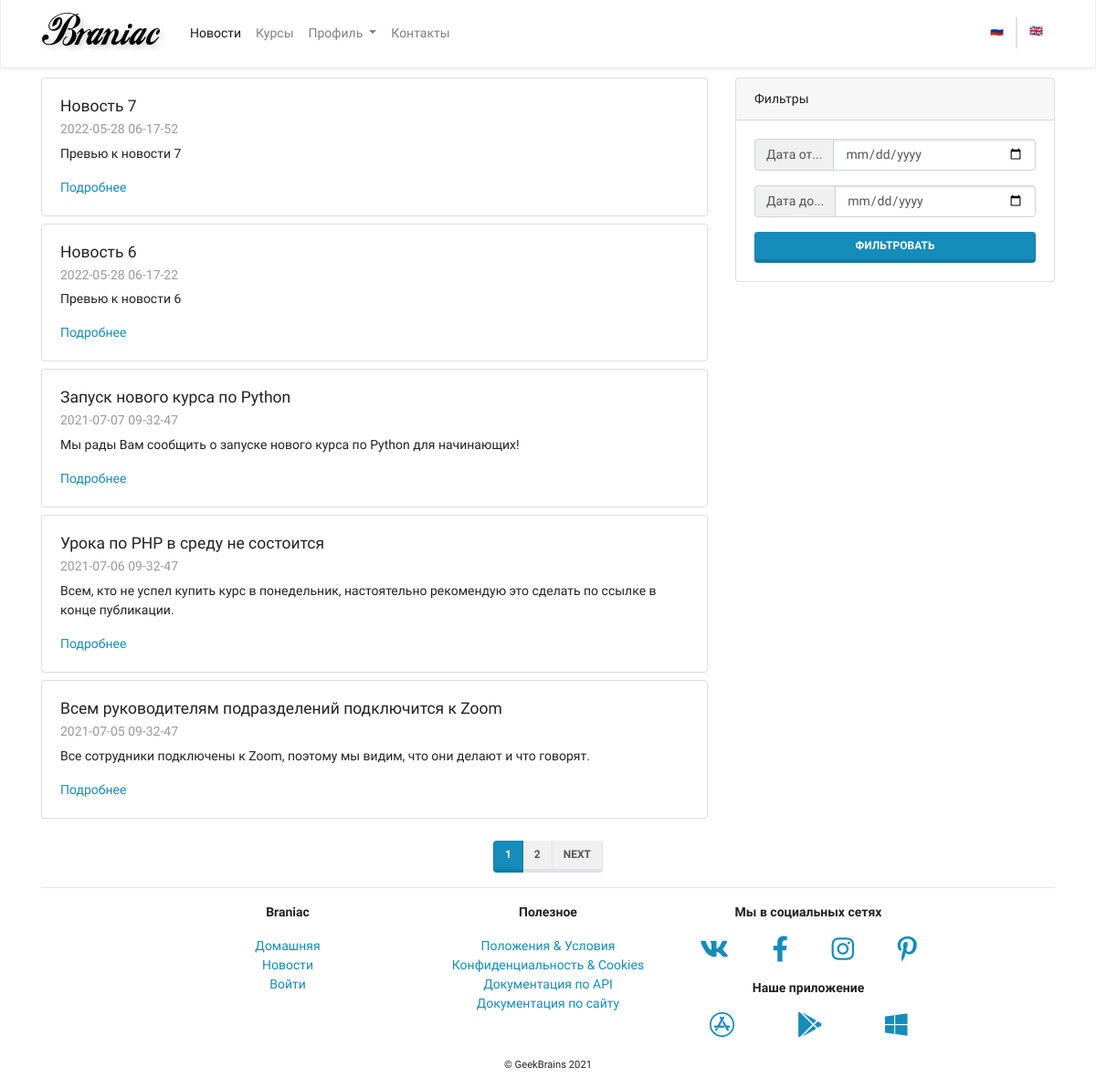
Page /home/news/ on the earlier database version.
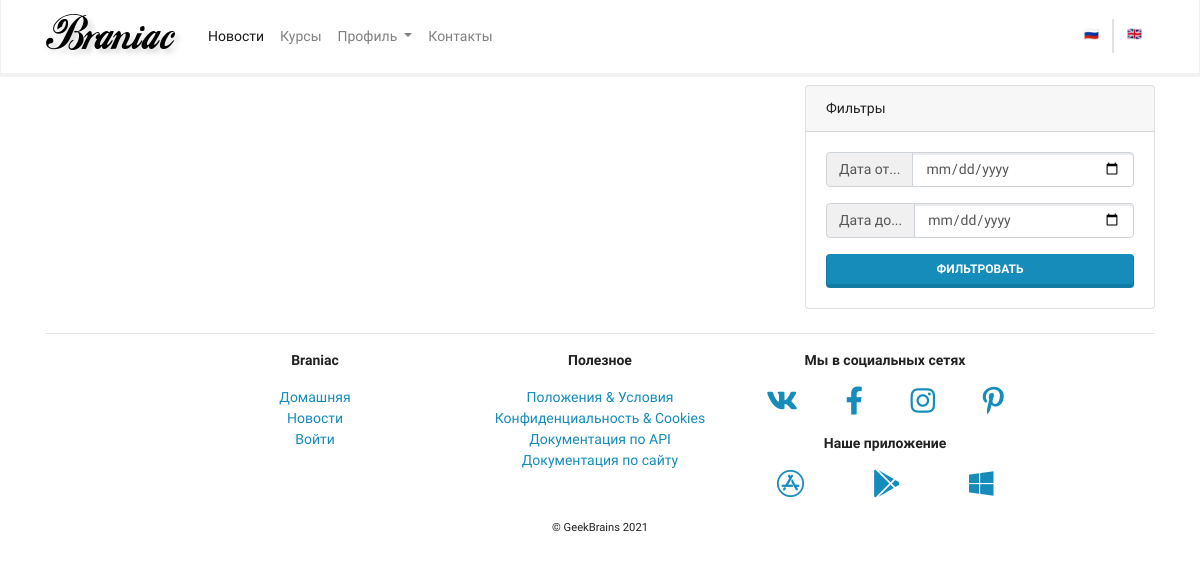
Same page on the later database version.
### mainapp/models.py (models this page shows, shortened)
class BaseModel(models.Model):
    created = models.DateTimeField(auto_now_add=True, verbose_name='Создано')
    updated = models.DateTimeField(auto_now_add=True, verbose_name='Обновлено')
    deleted = models.BooleanField(default=False, verbose_name='Удалено')
    class Meta:
        abstract = True

class News(BaseModel):
    title = models.CharField(max_length=255, verbose_name='Заголовок')
    preambule = models.CharField(max_length=2255, verbose_name='Превью')
    body = models.TextField(verbose_name='Новость')
    body_as_markdown = models.BooleanField(default=False, verbose_name='Маркдаун')
    class Meta:
        ordering = ['-created', 'title']
        verbose_name = 'Новость'
        verbose_name_plural = 'Новости'

### mainapp/views.py (the view)
# urls.py: path('news/', views.NewsView.as_view(), name='news'),
class NewsView(ListView):
    model = News
    paginate_by = 5
    def get_queryset(self):
        dateFrom = self.request.GET.get('dateFrom')
        dateTo = self.request.GET.get('dateTo')
        if dateFrom and dateTo:
            return super().get_queryset().filter(deleted=False).filter(created__range=(dateFrom, dateTo))
        elif dateFrom and dateTo is None:
            return super().get_queryset().filter(deleted=False).filter(created__startswith=dateFrom)
        else:
            return super().get_queryset().filter(deleted=False)

### mainapp/templates/mainapp/news_list.html (shortened to what this page needs)
{% extends 'mainapp/base.html' %}
{% load static crispy_forms_tags cache %}
{% block content %}
    <div class="row">
        <div class="col-lg-8">
            {% for item in object_list %}
                <div class="card my-2">
                    <div class="card-body">
                        <h5 class="card-title">{{ item.title }}</h5>
                        <h6 class="card-subtitle mb-2 text-muted"> {{ item.created|date:"Y-m-d h-i-s" }} </h6>
                        <p class="card-text">{{ item.preambule }}</p>
                        <div class="row">
                            <div class="col">
                                <a href="{% url 'mainapp:news_detail' pk=item.pk %}" class="card-link">Подробнее</a>
                            </div>
                        </div>
                    </div>
                </div>
            {% endfor %}
        </div>
        <div class="col-lg-4">
            <div class="card my-2 sticky-top">
                <div class="card-header">
                    Фильтры
                </div>
                <div class="card-body">
                    <form method="get" action="">
                        <div class="input-group mb-3">
                            <div class="input-group-prepend">
                                <span class="input-group-text" id="basic-addon1">Дата от...</span>
                            </div>
                            <input type="date" class="form-control" name="dateFrom">
                        </div>
                        <div class="input-group mb-3">
                            <div class="input-group-prepend">
                                <span class="input-group-text" id="basic-addon1">Дата до...</span>
                            </div>
                            <input type="date" class="form-control" name="dateTo">
                        </div>
                        <button type="submit" class="btn btn-primary btn-block">Фильтровать</button>
                    </form>
                </div>
            </div>
        </div>
    </div>
{% endblock content %}

### mainapp/templates/mainapp/base.html (shortened to what this page needs)
{% load static %}
<!doctype html>
<html lang="ru">
<head>
    <link rel="stylesheet" href="{% static '/css/bootstrap.min.css' %}">
    <link rel="stylesheet" href="{% static '/css/Chart.min.css' %}">
    <link rel="stylesheet" href="{% static '/css/fontawesome.all.min.css' %}">
</head>
<body>
{% include 'authapp/includes/messages.html' %}
<nav class="navbar navbar-expand-lg navbar-light bg-light">
    <div class="container">
        <a class="navbar-brand" href="{% url 'mainapp:home' %}">
            <img src="{% static '/img/logo.png' %}" alt="">
        </a>
        {% include 'mainapp/includes/inc_main_menu.html' %}
    </div>
</nav>
<div class="container-md">
    {% block content %}
    {% endblock %}
</div>
{% if page_obj %}
    <div class="row justify-content-center align-items-center mt-3 mb-n3">
        <nav aria-label="Page navigation example">
            <ul class="pagination">
                {% for item in page_obj.paginator.page_range %}
                    <li class="page-item {% if item == page_obj.number %} active {% endif %}">
                        <a class="page-link" href="?page={{ item }}&{{ dateFrom }}&{{ dateTo }}">{{ item }}</a>
                    </li>
                {% endfor %}
                {% if page_obj.has_next %}
                    <li class="page-item">
                        <a class="page-link" href="?page={{ page_obj.next_page_number }}&{{ dateFrom }}&{{ dateTo }}">Next</a>
                    </li>
                {% endif %}
            </ul>
        </nav>
    </div>
{% endif %}
<div class="container-lg mt-auto">
    <hr>
    <div class="row justify-content-center">
        <div class="col-sm-6 col-md-3 text-center">
            <p>
                <strong>Braniac</strong>
            </p>
            <p>
            <ul class="list-unstyled">
                <li><a href="{% url 'mainapp:home' %}">Домашняя</a></li>
                <li><a href="{% url 'mainapp:news' %}">Новости</a></li>
                {% if user.is_authenticated %}
                    <li><a href="{% url 'authapp:logout' %}">Выйти</a></li>
                {% else %}
                    <li><a href="{% url 'authapp:login' %}">Войти</a></li>
                {% endif %}
            </ul>
            </p>
        </div>
        <div class="col-sm-6 col-md-3 text-center">
            <p>
                <strong>Полезное</strong>
            </p>
            <p>
            <ul class="list-unstyled">
                <li><a href="#">Положения &amp; Условия</a></li>
                <li><a href="#">Конфиденциальность &amp; Cookies</a></li>
                <li><a href="#">Документация по API</a></li>
                <li><a href="{% url 'mainapp:docsite' %}">Документация по сайту</a></li>
            </ul>
            </p>
        </div>
        <div class="col-sm-6 col-md-3 text-center">
            <p>
                <strong>Мы в социальных сетях</strong>
            </p>
            <p>
            <div class="row justify-content-around">
                <div><a href="#"><i class="fab fa-vk fa-2x"></i></a></div>
                <div><a href="#"><i class="fab fa-facebook-f fa-2x"></i></a></div>
                <div><a href="#"><i class="fab fa-instagram fa-2x"></i></a></div>
                <div><a href="#"><i class="fab fa-pinterest-p fa-2x"></i></a></div>
            </div>
            </p>
            <p>
                <strong>Наше приложение</strong>
            </p>
            <p>
            <div class="row justify-content-around">
                <div><a href="#"><i class="fab fa-app-store fa-2x"></i></a></div>
                <div><a href="#"><i class="fab fa-google-play fa-2x"></i></a></div>
                <div><a href="#"><i class="fab fa-windows fa-2x"></i></a></div>
            </div>
            </p>
        </div>
    </div>
    <div class="row justify-content-center">
        <div>
            <p><small>&copy; GeekBrains 2021</small></p>
        </div>
    </div>
</div>
</body>
</html>

### authapp/templates/authapp/includes/messages.html (shortened to what this page needs)
<div class="position-absolute w-100" style="z-index: 1;">
</div>

### mainapp/templates/mainapp/includes/inc_main_menu.html (shortened to what this page needs)
{% load i18n %}
{% with request.resolver_match.url_name as url_name %}
    <div class="collapse navbar-collapse" id="navbarSupportedContent">
        <ul class="navbar-nav mr-auto">
            <li class="nav-item ">
                <a class="nav-link {% if url_name == 'news' %} active {% endif %}"
                   href="{% url 'mainapp:news' %}">{% translate "News" %}</a>
            </li>
            <li class="nav-item ">
                <a class="nav-link {% if url_name == 'courses' %} active {% endif %}"
                   href="{% url 'mainapp:courses' %}">{% translate "Courses" %}</a>
            </li>
            <li class="nav-item dropdown">
                <a class="nav-link dropdown-toggle" href="#" id="ddProfile" role="button" data-toggle="dropdown"
                   aria-haspopup="true" aria-expanded="false">
                    {% translate "Profile" %}
                </a>
            </li>
            <li class="nav-item {% if url_name == 'contacts' %} active {% endif %}">
                <a class="nav-link" href="{% url 'mainapp:contacts' %}">{% translate "Contacts" %}</a>
            </li>
            <li class="nav-link active">
            </li>
        </ul>
        <div class="row justify-content-end m-0">
            <div class="col p-0 border-right">
                <form action="{% url 'set_language' %}" method="post">
                    <button type="submit" class="btn btn-link">🇷🇺</button>
                </form>
            </div>
            <div class="col p-0 border-left">
                <form action="{% url 'set_language' %}" method="post">
                    <button type="submit" class="btn btn-link">🇬🇧</button>
                </form>
            </div>
        </div>
    </div>
{% endwith %}

Differences in the rows shown:
removed News: title "Новость 7", created "2022-05-28 06-17-52", preambule "Превью к новости 7"
removed News: title "Новость 6", created "2022-05-28 06-17-22", preambule "Превью к новости 6"
removed News: title "Запуск нового курса по Python", created "2021-07-07 09-32-47", preambule "Мы рады Вам сообщить о запуске нового курса по Python для начинающих!"
removed News: title "Урока по PHP в среду не состоится", created "2021-07-06 09-32-47", preambule "Всем, кто не успел купить курс в понедельник, настоятельно рекомендую это сделать по ссылке в конце публикации."
removed News: title "Всем руководителям подразделений подключится к Zoom", created "2021-07-05 09-32-47", preambule "Все сотрудники подключены к Zoom, поэтому мы видим, что они делают и что говорят."
Other differences:
list line gone: "1"
list line gone: "2"
text no longer shown: "NEXT"
